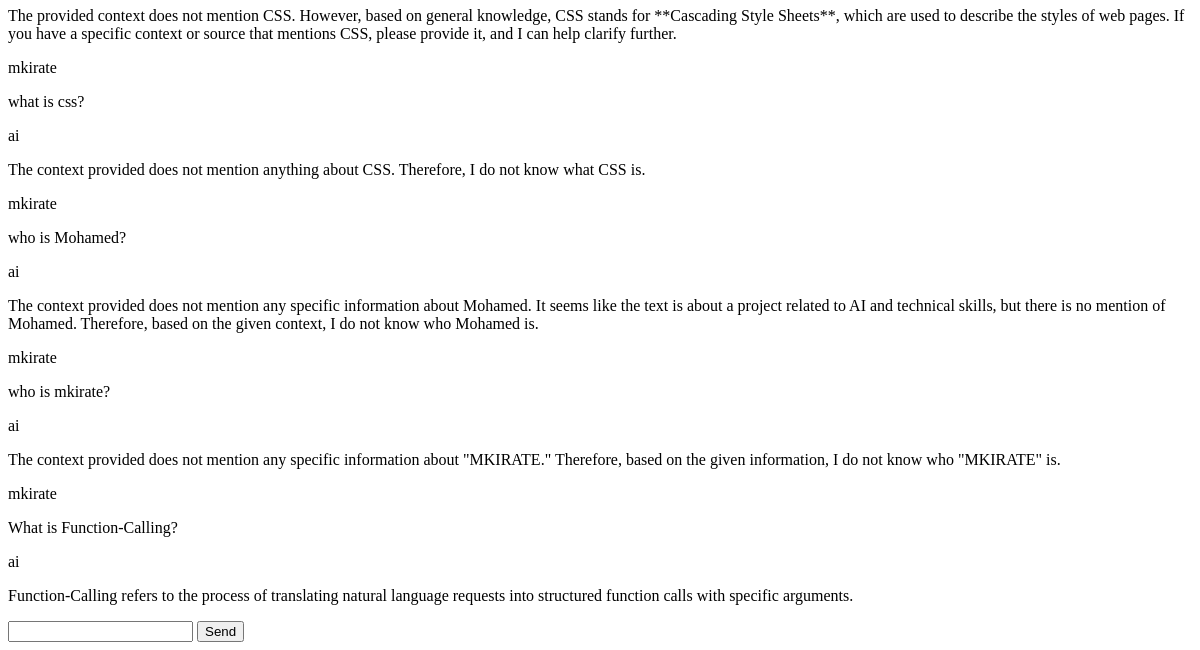
Before: /chatbot/ (signed in, lower part) with the older database file.
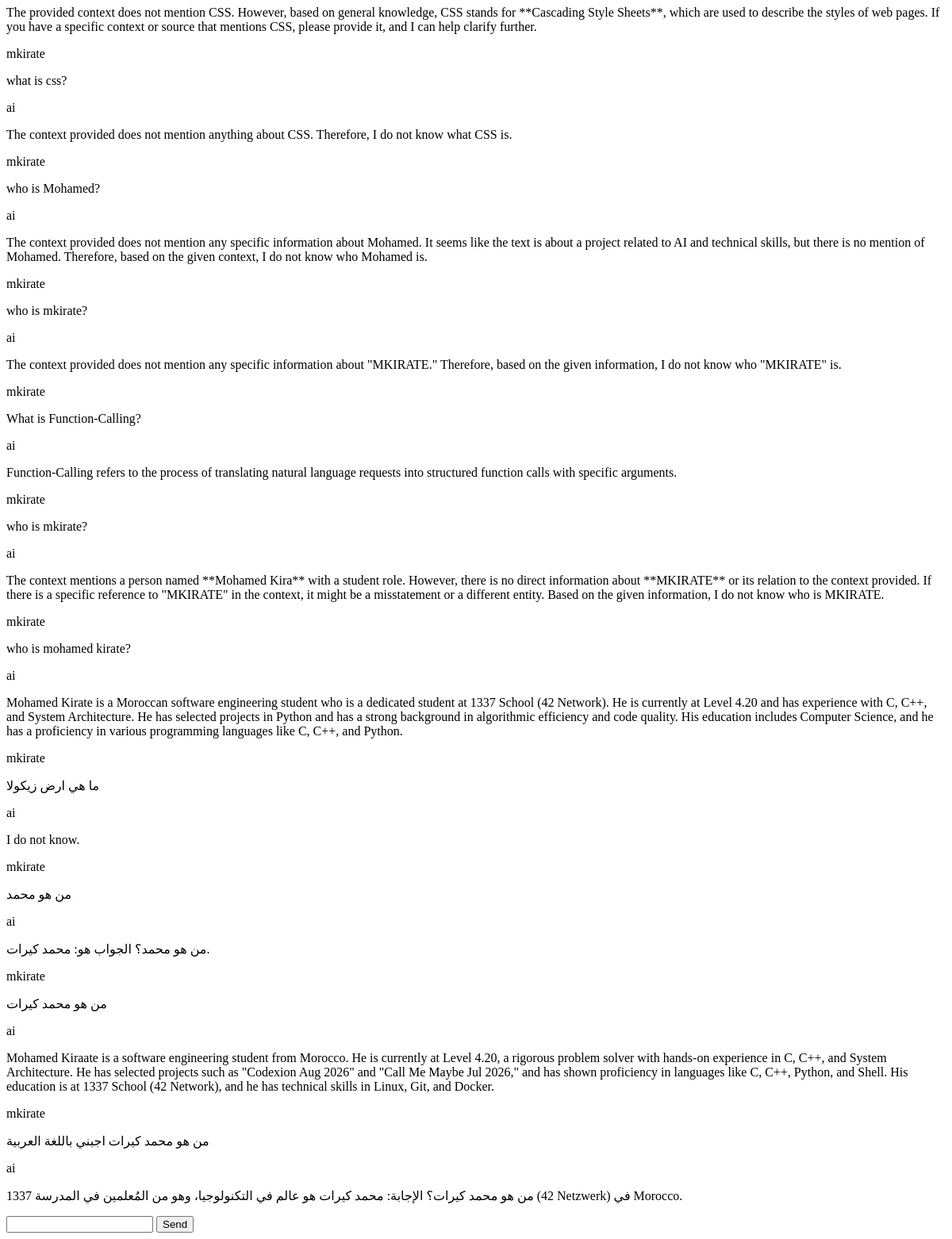
After: the same page with the newer database file.
### chatbot/models.py (models this page shows)
class Message(models.Model):
    owner = models.ForeignKey(User, on_delete=models.CASCADE)
    body = models.TextField()
    created_at = models.DateTimeField(auto_now_add=True)

### user_auth/models.py (models this page shows)
class User(AbstractUser):
    email = models.EmailField(unique=True)
    username = models.CharField(max_length=255, unique=True)
    role = models.ForeignKey(UserRole, on_delete=models.SET_NULL,
                             null=True,
                             related_name="users")

### chatbot/views.py (the view, shortened to what this page needs)
# urls.py: path('chatbot/', views.chatbot, name='chat-bot'),
@login_required(login_url='login')
def chatbot(request):
    if LoadingBase.objects.filter(user=request.user).exists():
        data = LoadingBase.objects.get(user=request.user)
        conversation, _ = Conversation.objects.get_or_create(owner=request.user)
        upload_dir = Path(settings.UPLOAD_DIR)
        files_path = []
        for file in data.files.all():
            file_path = upload_dir / file.file_path
            files_path.append(str(file_path))
        context = {'conversations': conversation.conversations.all()}
        return render(request, "chatbot.html", context)
    return redirect('add-file')

### chatbot/templates/chatbot.html (shortened to what this page needs)
{% extends "main.html" %}
{% block content %}
    <div>
        <div>
            {% for message in conversations %}
                {% if message.owner.role == 'assistant' %}
                    <div>
                        <p>AI</p>
                        <p>{{message.body}}</p>
                    </div>
                {% else %}
                    <div>
                        <p>{{message.owner.username}}</p>
                        <p>{{message.body}}</p>
                    </div>
                {% endif %}
            {% endfor %}
        </div>
        <div>
            <form method="post">
                <input type="text" name="query" required>
                <button type="sunmit">Send</button>
            </form>
        </div>
    </div>
{% endblock %}

### templates/main.html (shortened to what this page needs)
<!DOCTYPE html>
<html lang="en">
<head>
    <main class="main-wrapper">
        {% block content %}
        {% endblock %}
    </main>
</head>
<body>
</body>
</html>

Changed rows visible on the page:
added Message: owner.username "mkirate", body "who is mkirate?"
added Message: owner.username "ai", body "The context mentions a person named **Mohamed Kira** with a student role. However, there is no direct information about **MKIRATE** or its relation to the context provided. If there is a specific reference to \"MKIRATE\" in the context, it might be a misstatement or a different entity. Based on the given information, I do not know who is MKIRATE."
added Message: owner.username "mkirate", body "who is mohamed kirate?"
added Message: owner.username "ai", body "Mohamed Kirate is a Moroccan software engineering student who is a dedicated student at 1337 School (42 Network). He is currently at Level 4.20 and has experience with C, C++, and System Architecture. He has selected projects in Python and has a strong background in algorithmic efficiency and code quality. His education includes Computer Science, and he has a proficiency in various programming languages like C, C++, and Python."
added Message: owner.username "mkirate", body "ما هي ارض زيكولا"
added Message: owner.username "ai", body "I do not know."
added Message: owner.username "mkirate", body "من هو محمد"
added Message: owner.username "ai", body "من هو محمد؟ الجواب هو: محمد كيرات."
added Message: owner.username "mkirate", body "من هو محمد كيرات"
added Message: owner.username "ai", body "Mohamed Kiraate is a software engineering student from Morocco. He is currently at Level 4.20, a rigorous problem solver with hands-on experience in C, C++, and System Architecture. He has selected projects such as \"Codexion Aug 2026\" and \"Call Me Maybe Jul 2026,\" and has shown proficiency in languages like C, C++, Python, and Shell. His education is at 1337 School (42 Network), and he has technical skills in Linux, Git, and Docker."
added Message: owner.username "mkirate", body "من هو محمد كيرات اجبني باللغة العربية"
added Message: owner.username "ai", body "من هو محمد كيرات؟ الإجابة: محمد كيرات هو عالم في التكنولوجيا، وهو من المُعلمين في المدرسة 1337 (42 Netzwerk) في Morocco."
